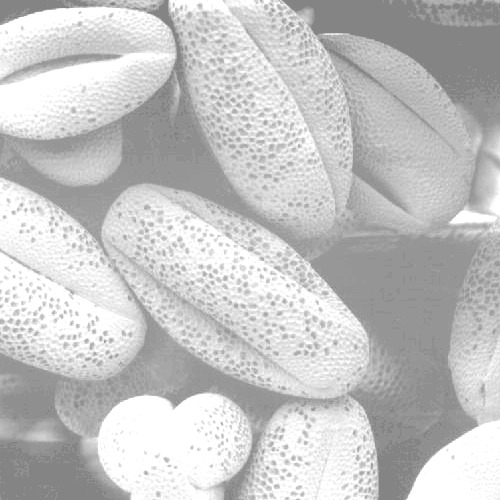
%> input picture Image Processing_Matlab/Fig(hist).tif, 500 x 500 px
$ octave hiseq_wo.m   (GNU Octave 9; MATLAB toolbox functions it lacks are replaced by stand-ins)
%> lines starting %> are read from the running program, lines starting %| are printed output that depends on the picture
clc;
close all;
I=imread('Fig(hist).tif');
%> I is the input picture: size 500x500 uint8; min 132, max 255, mean 196.4
figure,imshow(I);
title('original image');
%Read a grayscale Image or a matrix mxn
%use this for jpg image and avoid for tif and gray images
A=rgb2gray(I);
subplot(2,2,1),
imshow(A); title('Gray Image');
%Specify the bin range[0 255]
bin=255;
%Find the histogram of the image.
Val=reshape(A,[],1);
Val=double(Val);
I=hist(Val,0:bin);
%> I = 256 values, max 28659 at index 256, min 0 at index 1, mean 976.6
%Divide the result by number of pixels
Output=I/numel(A);
%> Output = 256 values, max 0.115 at index 256, min 0 at index 1, mean 0.00391
%Calculate the Cumlative sum
CSum=cumsum(Output);
%> CSum = 256 values from 0 to 1
%Perform the transformation S=T(R) where S and R in the range [ 0 1]
HIm=CSum(A+1);
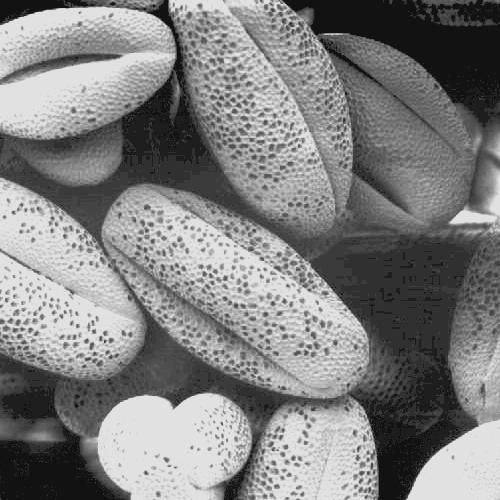
%> HIm: size 500x500 double; min 0.0709, max 0.885, mean 0.506
%Convert the image into uint8
HIm=uint8(HIm*bin);
%> HIm: size 500x500 uint8
subplot(2,2,2),
imshow(HIm);
title('Equilised Image')
subplot(2,2,3),imhist(A);
title('Original Histogram');
subplot(2,2,4),
imhist(HIm);
title('Equilized Histogram');
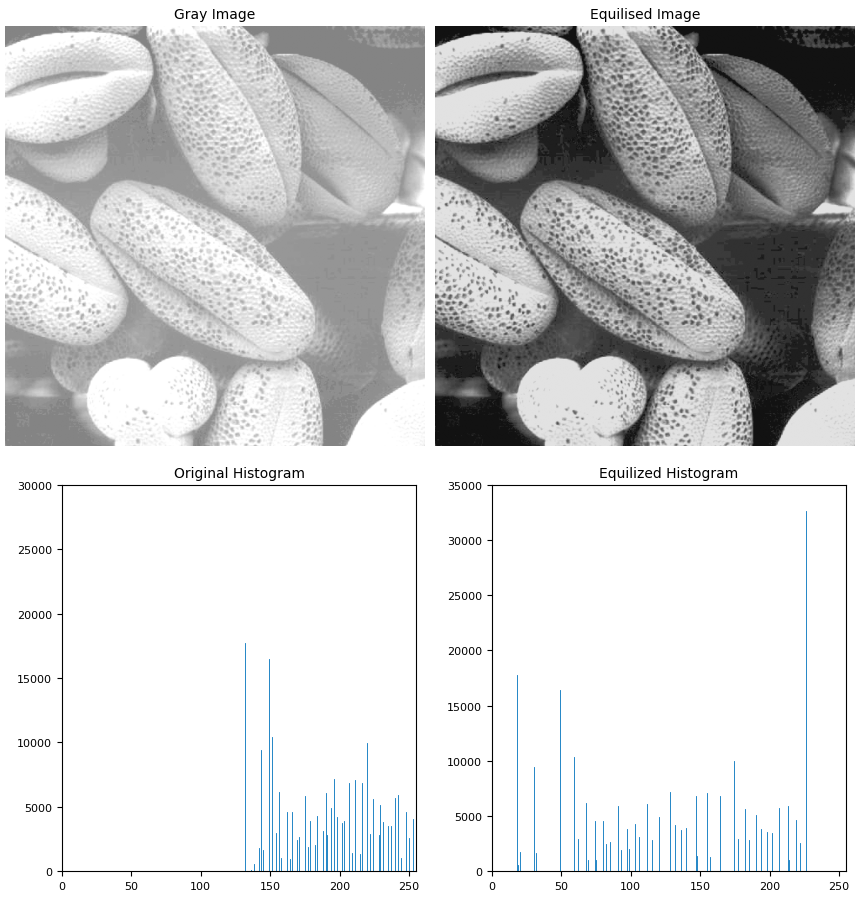
%> figure redrawn from the program's plot data, 4 panels

$ run again, with Image Processing_Matlab/Fig(edge).tif copied over Image Processing_Matlab/Fig(hist).tif
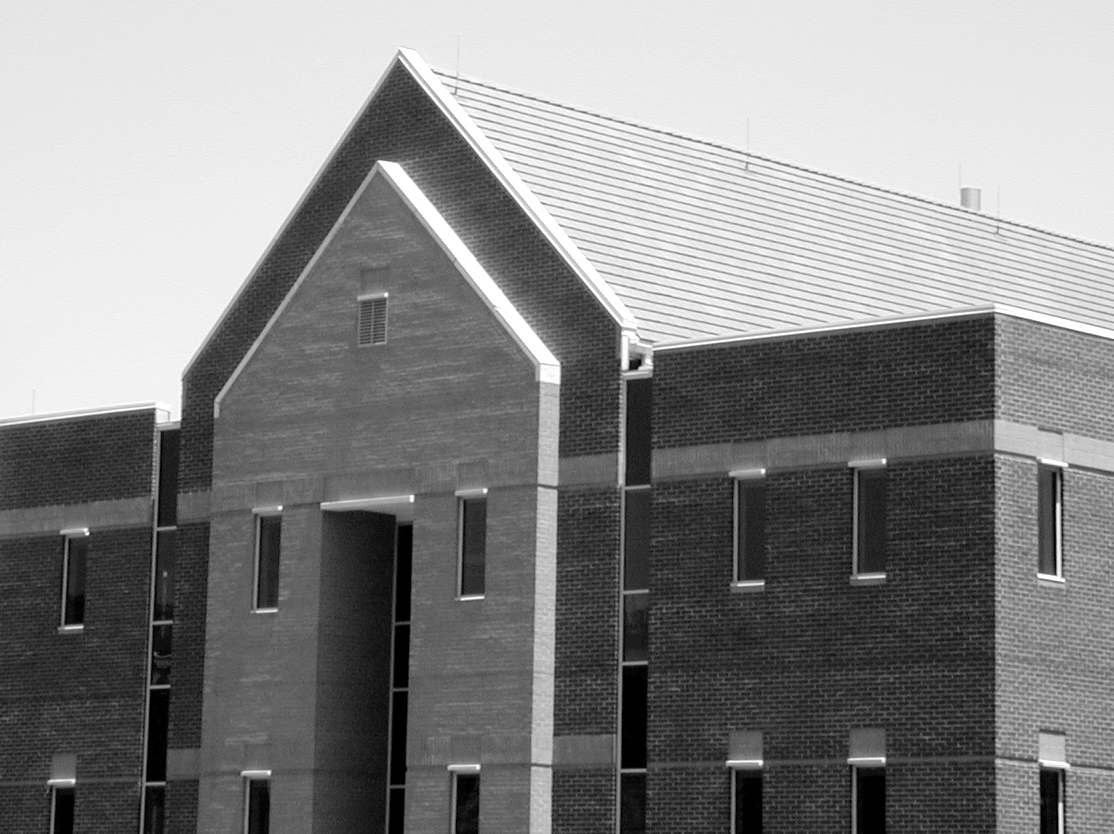
%> input picture Image Processing_Matlab/Fig(edge).tif, 1114 x 834 px
%> I is the input picture: size 834x1114 uint8; min 0, max 255, mean 133.3
%> I = 256 values, max 60842 at index 233, min 0 at index 2, mean 3629.2
%> Output = 256 values, max 0.0655 at index 233, min 0 at index 2, mean 0.00391
%> CSum = 256 values from 0.0109 to 1
%> `HIm=CSum(A+1);`:
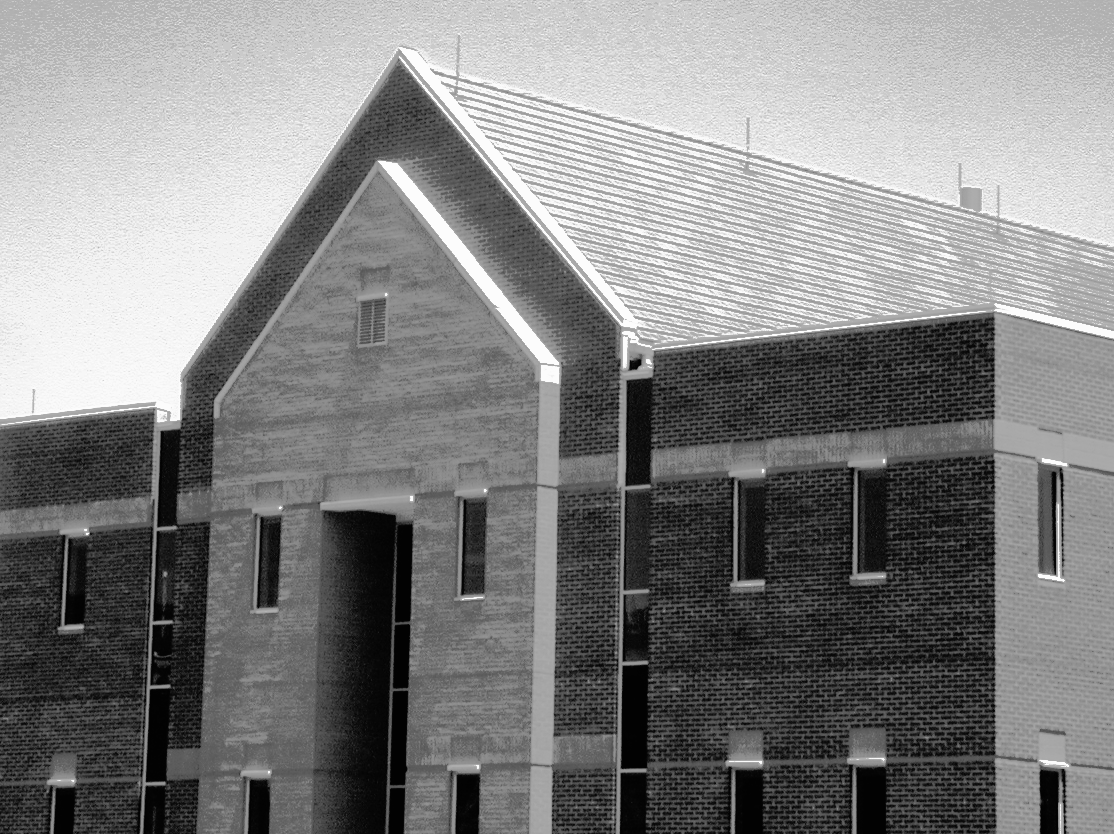
%> HIm: size 834x1114 double; min 0.0109, max 0.99, mean 0.508
%> `title('Equilized Histogram');`:
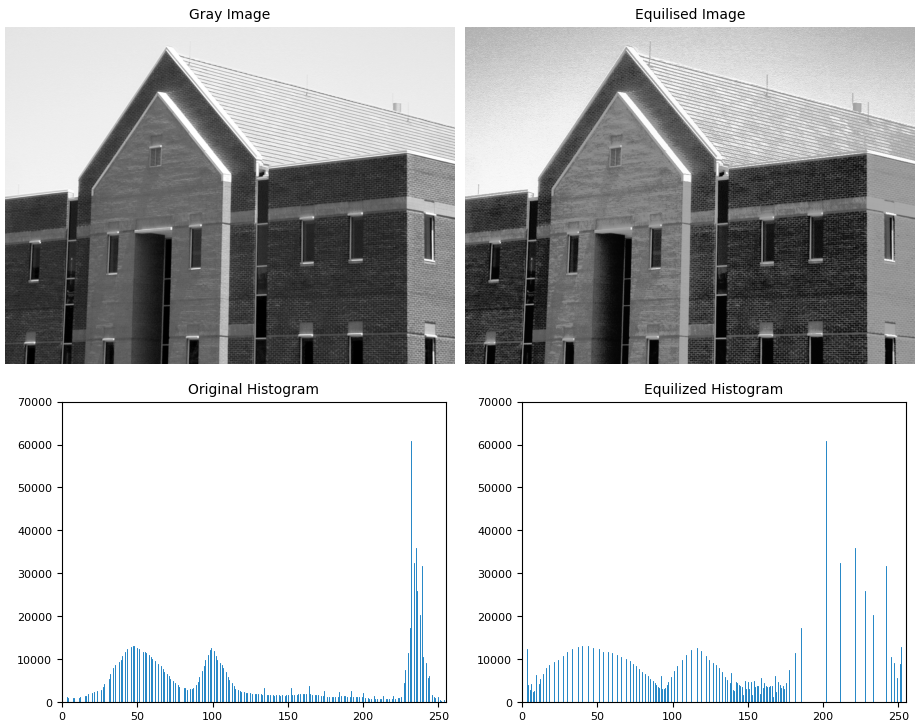
%> figure redrawn from the program's plot data, 4 panels
